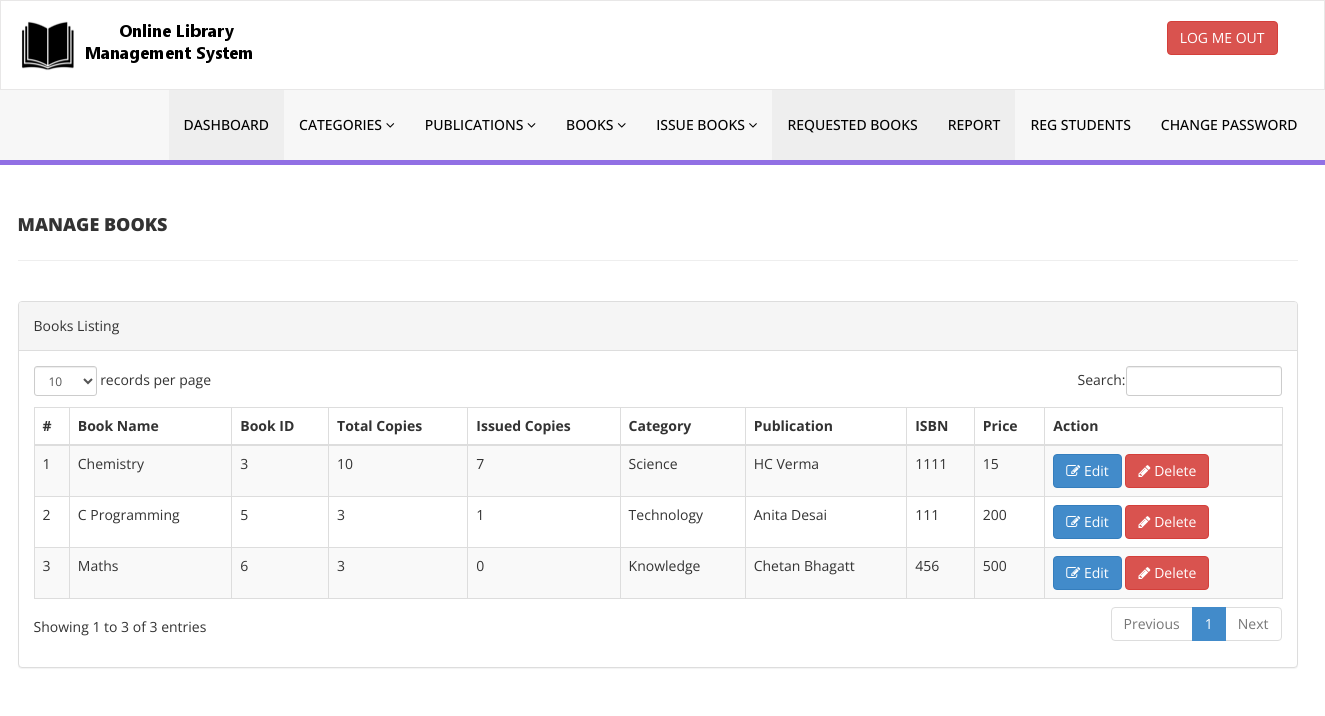
The app's page /admin/manage-books.php (signed in) with its own data.
### tables this page shows
CREATE TABLE `tblbooks` (
  `id` int(11) NOT NULL,
  `BookName` varchar(255) DEFAULT NULL,
  `Copies` int(3) NOT NULL,
  `IssuedCopies` int(3) NOT NULL,
  `CatId` int(11) DEFAULT NULL,
  `AuthorId` int(11) DEFAULT NULL,
  `ISBNNumber` int(11) DEFAULT NULL,
  `BookPrice` int(11) DEFAULT NULL,
  `RegDate` timestamp NULL DEFAULT CURRENT_TIMESTAMP,
  `UpdationDate` timestamp NULL DEFAULT NULL ON UPDATE CURRENT_TIMESTAMP
);

CREATE TABLE `tblcategory` (
  `id` int(11) NOT NULL,
  `CategoryName` varchar(150) DEFAULT NULL,
  `Status` int(1) DEFAULT NULL,
  `CreationDate` timestamp NULL DEFAULT CURRENT_TIMESTAMP,
  `UpdationDate` timestamp NOT NULL DEFAULT '0000-00-00 00:00:00' ON UPDATE CURRENT_TIMESTAMP
);

CREATE TABLE `tblauthors` (
  `id` int(11) NOT NULL,
  `AuthorName` varchar(159) DEFAULT NULL,
  `creationDate` timestamp NULL DEFAULT CURRENT_TIMESTAMP,
  `UpdationDate` timestamp NULL DEFAULT NULL ON UPDATE CURRENT_TIMESTAMP
);

### admin/manage-books.php (the view, shortened to what this page needs)
<?php
include('includes/config.php');
if(strlen($_SESSION['alogin'])==0)
    {
header('location:index.php');
}
else{
?>
<!DOCTYPE html>
<html xmlns="http://www.w3.org/1999/xhtml">
<head>
    <link href="assets/css/bootstrap.css" rel="stylesheet" />
    <link href="assets/css/font-awesome.css" rel="stylesheet" />
    <link href="assets/js/dataTables/dataTables.bootstrap.css" rel="stylesheet" />
    <link href="assets/css/style.css" rel="stylesheet" />
</head>
<body>
<?php include('includes/header.php');?>
    <div class="content-wrapper">
         <div class="container">
        <div class="row pad-botm">
            <div class="col-md-12">
                <h4 class="header-line">Manage Books</h4>
    </div>
     <div class="row">
</div>
        </div>
            <div class="row">
                <div class="col-md-12">
                    <div class="panel panel-default">
                        <div class="panel-heading">
                           Books Listing
                        </div>
                        <div class="panel-body">
                            <div class="table-responsive">
                                <table class="table table-striped table-bordered table-hover" id="dataTables-example">
                                    <thead>
                                        <tr>
                                            <th>#</th>
                                            <th>Book Name</th>
                                            <th>Book ID</th>
											<th>Total Copies</th>
											<th>Issued Copies</th>
                                            <th>Category</th>
                                            <th>Publication</th>
                                            <th>ISBN</th>
                                            <th>Price</th>
                                            <th>Action</th>
                                        </tr>
                                    </thead>
                                    <tbody>
<?php $sql = "SELECT tblbooks.BookName,tblbooks.id,tblbooks.Copies,tblbooks.IssuedCopies,tblcategory.CategoryName,tblauthors.AuthorName,tblbooks.ISBNNumber,tblbooks.BookPrice,tblbooks.id as bookid from  tblbooks join tblcategory on tblcategory.id=tblbooks.CatId join tblauthors on tblauthors.id=tblbooks.AuthorId";
$query = $dbh -> prepare($sql);
$query->execute();
$results=$query->fetchAll(PDO::FETCH_OBJ);
$cnt=1;
if($query->rowCount() > 0)
{
foreach($results as $result)
{               ?>
                                        <tr class="odd gradeX">
                                            <td class="center"><?php echo htmlentities($cnt);?></td>
                                            <td class="center"><?php echo htmlentities($result->BookName);?></td>
                                            <td class="center"><?php echo htmlentities($result->id);?></td>
											<td class="center"><?php echo htmlentities($result->Copies);?></td>
											<td class="center"><?php echo htmlentities($result->IssuedCopies);?></td>
                                            <td class="center"><?php echo htmlentities($result->CategoryName);?></td>
                                            <td class="center"><?php echo htmlentities($result->AuthorName);?></td>
                                            <td class="center"><?php echo htmlentities($result->ISBNNumber);?></td>
                                            <td class="center"><?php echo htmlentities($result->BookPrice);?></td>
                                            <td class="center">
                                            <a href="edit-book.php?bookid=<?php echo htmlentities($result->bookid);?>"><button class="btn btn-primary"><i class="fa fa-edit "></i> Edit</button>
                                          <a href="manage-books.php?del=<?php echo htmlentities($result->bookid);?>" onclick="return confirm('Are you sure you want to delete?');"" >  <button class="btn btn-danger"><i class="fa fa-pencil"></i> Delete</button>
                                            </td>
                                        </tr>
 <?php $cnt=$cnt+1;}} ?>
                                    </tbody>
                                </table>
                            </div>
                        </div>
                    </div>
                </div>
            </div>
    </div>
    </div>
</body>
</html>
<?php } ?>

### admin/includes/header.php (shortened to what this page needs)
<div class="navbar navbar-inverse set-radius-zero" >
        <div class="container">
            <div class="navbar-header">
                <a class="navbar-brand">
                    <img src="assets/img/logo.png" />
                </a>
            </div>
            <div class="right-div">
                <a href="logout.php" class="btn btn-danger pull-right">LOG ME OUT</a>
            </div>
        </div>
    </div>
    <section class="menu-section">
            <div class="container" style="left:0">
			<div class="row">
                <div class="col-md-15" >
                    <div class="navbar-collapse collapse ">
                        <ul id="menu-top" class="nav navbar-nav navbar-right">
                            <li><a href="dashboard.php" class="menu-top-active">DASHBOARD</a></li>
                            <li>
                                <a href="#" class="dropdown-toggle " style="" id="ddlmenuItem" data-toggle="dropdown"> Categories <i class="fa fa-angle-down"></i></a>
                            </li>
                            <li>
                                <a href="#" class="dropdown-toggle" id="ddlmenuItem" data-toggle="dropdown"> Publications <i class="fa fa-angle-down"></i></a>
                            </li>
 <li>
                                <a href="#" class="dropdown-toggle" id="ddlmenuItem" data-toggle="dropdown"> Books <i class="fa fa-angle-down"></i></a>
                            </li>
                           <li>
                                <a href="#" class="dropdown-toggle" id="ddlmenuItem" data-toggle="dropdown"> Issue Books <i class="fa fa-angle-down"></i></a>
                            </li>
							<li><a href="manage-requested-books.php" class="menu-top-active">Requested Books</a></li>
							<li><a href="report.php" class="menu-top-active">Report</a></li>
                             <li><a href="reg-students.php">Reg Students</a></li>
  <li><a href="change-password.php">Change Password</a></li>
                        </ul>
                    </div>
                </div>
			 </div>
        </div>
    </section>

### admin/assets/css/style.css (style rules this page uses)
.set-radius-zero { border-radius:0px; -moz-border-radius:0px; -webkit-border-radius:0px; }
.content-wrapper { margin-top: 40px; min-height:800px; padding-bottom:90px; }
.header-line { font-weight:900; padding-bottom:25px; border-bottom:1px solid #eeeeee; text-transform:uppercase; }
.pad-botm { padding-bottom:30px; }
.right-div { float: right; padding: 20px; }
#menu-top a { color:#000; text-decoration:none; font-weight:500; padding: 25px 15px 25px 15px; text-transform:uppercase; }
.menu-section { background-color: #f7f7f7; border-bottom:5px solid #9170E4; width:100% }
.menu-top-active { background-color:#eeeeee; }
.navbar-inverse { background-color: #FFF; border-color: rgba(155, 153, 153, 0.23); }
.navbar { min-height: 90px; margin-bottom: 0px; }

### records on screen
tblbooks: BookName "Chemistry", id "3", Copies "10", IssuedCopies "7", tblcategory.CategoryName "Science", AuthorId.AuthorName "HC Verma", ISBNNumber "1111", BookPrice "15"
tblbooks: BookName "C Programming", id "5", Copies "3", IssuedCopies "1", tblcategory.CategoryName "Technology", AuthorId.AuthorName "Anita Desai", ISBNNumber "111", BookPrice "200"
tblbooks: BookName "Maths", id "6", Copies "3", IssuedCopies "0", tblcategory.CategoryName "Knowledge", AuthorId.AuthorName "Chetan Bhagatt", ISBNNumber "456", BookPrice "500"
